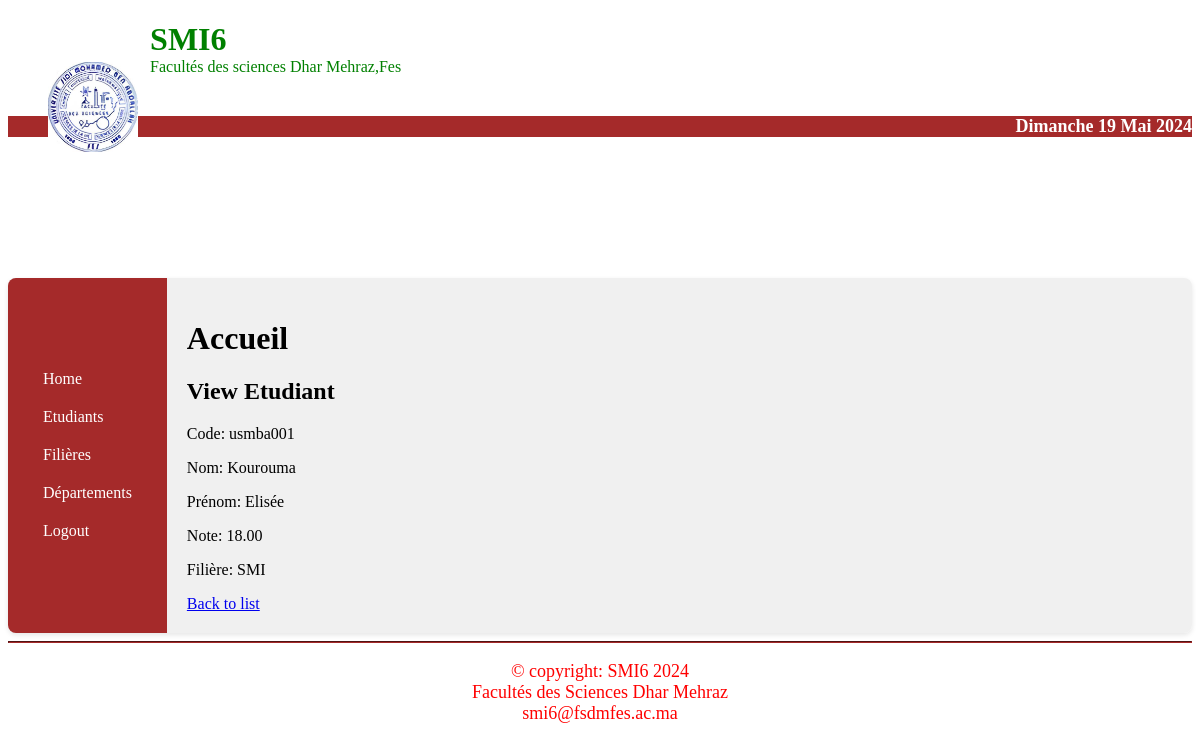
The app's page /index.php?action=view_etudiant&code=usmba001 (signed in) with its own data.
### tables this page shows
CREATE TABLE etudiants (
    CodeE VARCHAR(10) PRIMARY KEY,
    Nom VARCHAR(255) NOT NULL,
    Prenom VARCHAR(255) NOT NULL,
    Note DECIMAL(4,2) NOT NULL,
    Filiere VARCHAR(10),
    FOREIGN KEY (Filiere) REFERENCES filieres(CodeF)
);

### index.php (called while the page is built, shortened)
<?php
include("Controllers/faculteController.php");
$titles = [
    "index" => "Accueil",
    "etudiant" => "Liste des étudiants",
    "filiere" => "Liste des filières",
    "departement" => "Liste des départements",
    "login" => "Login"
];
$action = isset($_GET["action"]) ? $_GET["action"] : "login";
$title = isset($titles[$action]) ? $titles[$action] : "Accueil";
change_views($title, $action);
?>

### Models/FaculteManager.php (called while the page is built, shortened)
<?php
require_once 'Etudiants.php';
class FaculteManager {
    private $pdo;
    public function __construct($pdo) {
        $this->pdo = $pdo;
    }
    public function getEtudiant($codeE) {
        $sql = "SELECT * FROM etudiants WHERE CodeE = :codeE";
        $stmt = $this->pdo->prepare($sql);
        $stmt->execute([':codeE' => $codeE]);
        $row = $stmt->fetch(PDO::FETCH_ASSOC);
        return new Etudiant($row['CodeE'], $row['Nom'], $row['Prenom'], $row['Note'], $row['Filiere']);
    }
}
?>

### Models/Etudiants.php (called while the page is built, shortened)
<?php
class Etudiant {
    private $codeE;
    private $nom;
    private $prenom;
    private $note;
    private $filiere;
    public function __construct($codeE, $nom, $prenom, $note, $filiere) {
        $this->codeE = $codeE;
        $this->nom = $nom;
        $this->prenom = $prenom;
        $this->note = $note;
        $this->filiere = $filiere;
    }
    public function getCodeE() {
        return $this->codeE;
    }
    public function getNom() {
        return $this->nom;
    }
    public function getPrenom() {
        return $this->prenom;
    }
    public function getNote() {
        return $this->note;
    }
    public function getFiliere() {
        return $this->filiere;
    }
}
?>

### Views/viewEtudiant.php (the view)
<h2>View Etudiant</h2>
<p>Code: <?= $etudiant->getCodeE() ?></p>
<p>Nom: <?= $etudiant->getNom() ?></p>
<p>Prénom: <?= $etudiant->getPrenom() ?></p>
<p>Note: <?= $etudiant->getNote() ?></p>
<p>Filière: <?= $etudiant->getFiliere() ?></p>
<a href="index.php?action=etudiant">Back to list</a>

### records on screen
etudiants: CodeE "usmba001", Nom "Kourouma", Prenom "Elisée", Note "18.00", Filiere "SMI"

### other values on screen
$jours[$date['wday']] "Dimanche"
$date['mday'] "19"
$mois[$date['mon'] - 1] "Mai"
$date['year'] "2024"
$title "Accueil"
$t["year"] "2024"
